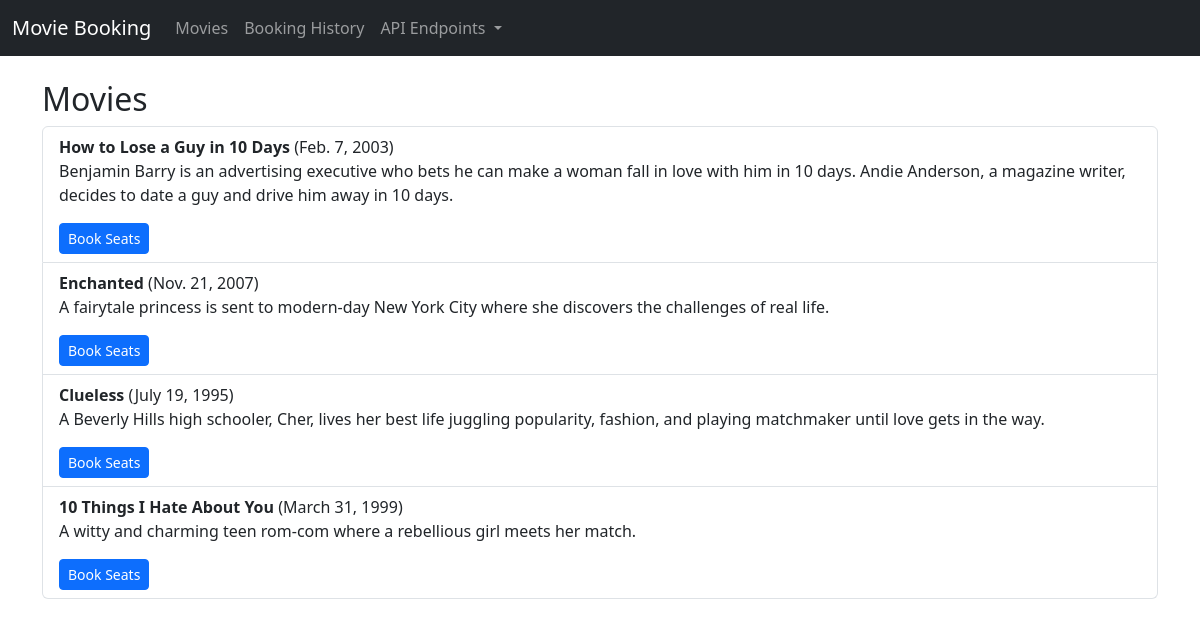
The page / on the database its author committed.
### bookings/models.py (models this page shows, shortened)
class Movie(models.Model):
    title = models.CharField(max_length=200)
    description = models.TextField()
    release_date = models.DateField()
    duration = models.DurationField()

### bookings/views.py (the view)
# urls.py: path('', movie_list, name='movie_list'),
def movie_list(request):
    movies = Movie.objects.all()
    return render(request, 'bookings/movie_list.html', {'movies': movies})

### bookings/templates/bookings/movie_list.html
{% extends "bookings/base.html" %}
{% block content %}
<h2>Movies</h2>
<ul class="list-group">
    {% for movie in movies %}
    <li class="list-group-item">
        <strong>{{ movie.title }}</strong> ({{ movie.release_date }})<br>
        <p>{{ movie.description }}</p>
        {% if "devedu.io" in request.get_host %}
            <a href="/proxy/3000/{% url 'seat_booking' movie.id %}" class="btn btn-primary btn-sm">Book Seats</a>
        {% else %}
            <a href="{% url 'seat_booking' movie.id %}" class="btn btn-primary btn-sm">Book Seats</a>
{% endif %}
    </li>
    {% empty %}
    <li class="list-group-item">No movies available.</li>
    {% endfor %}
</ul>
{% endblock %}

### rows shown on the page
Movie: title "How to Lose a Guy in 10 Days", release_date "Feb. 7, 2003", description "Benjamin Barry is an advertising executive who bets he can make a woman fall in love with him in 10 days. Andie Anderson, a magazine writer, decides to date a guy and drive him away in 10 days."
Movie: title "Enchanted", release_date "Nov. 21, 2007", description "A fairytale princess is sent to modern-day New York City where she discovers the challenges of real life."
Movie: title "Clueless", release_date "July 19, 1995", description "A Beverly Hills high schooler, Cher, lives her best life juggling popularity, fashion, and playing matchmaker until love gets in the way."
Movie: title "10 Things I Hate About You", release_date "March 31, 1999", description "A witty and charming teen rom-com where a rebellious girl meets her match."
